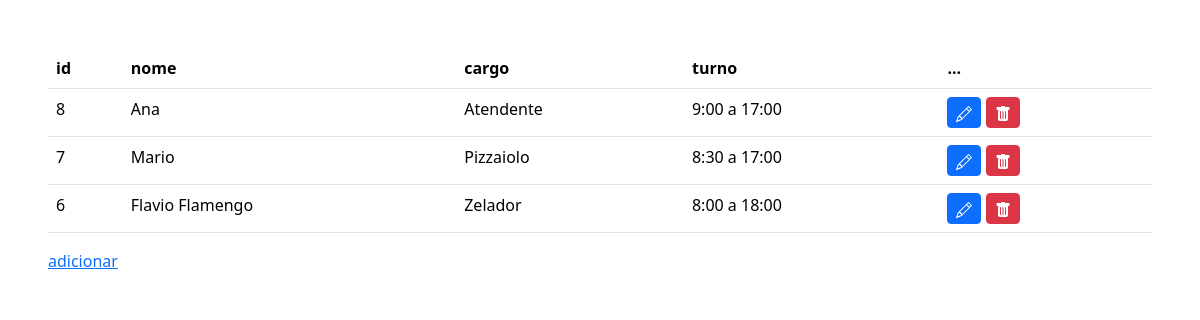
The page /tabela_funcionario.php on the database as committed earlier.
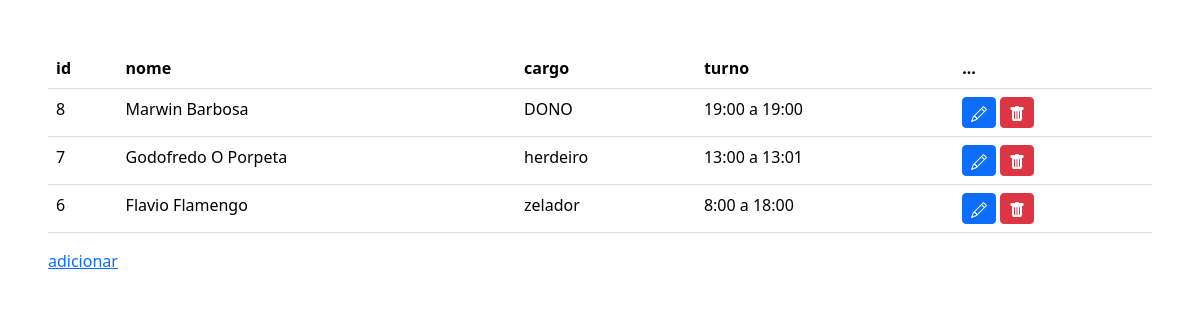
The same page on the database as committed later.
### tables this page shows
CREATE TABLE IF NOT EXISTS `funcionarios` (
  `ID` int NOT NULL AUTO_INCREMENT,
  `Nome` varchar(520) DEFAULT NULL,
  `Cargo` varchar(1200) DEFAULT NULL,
  `Turno` varchar(125) DEFAULT NULL,
  PRIMARY KEY (`ID`)
);

### tabela_funcionario.php (the view, shortened to what this page needs)
<?php
include_once('conexao.php');
$sql = "SELECT * FROM funcionarios ORDER BY id DESC";
$result =$conexao->query($sql);
?>
<!DOCTYPE html>
<html lang="en">
<head>
</head>
<body>
<div class="m-5">
    <table class="table">
      <thead>
<tr><th scope="col">id</th><th scope="col">nome</th><th scope="col">cargo</th><th scope="col">turno</th><th scope="col">...</th>
        </tr>
      </thead>
      <tbody>
        <?php
        while($user_data = mysqli_fetch_assoc($result)){
            echo "<tr>";
            echo "<td>".$user_data['ID']."</td>";
            echo "<td>".$user_data['Nome']."</td>";
            echo "<td>".$user_data['Cargo']."</td>";
            echo "<td>".$user_data['Turno']."</td>";
            echo "<td> <a class=' btn-sm btn btn-primary' href='edit_funcionario.php?ID=$user_data[ID]'>
            <svg xmlns='http://www.w3.org/2000/svg' width='16' height='16' fill='currentColor' class='bi bi-pencil' viewBox='0 0 16 16'>
            <path d='M12.146.146a.5.5 0 0 1 .708 0l3 3a.5.5 0 0 1 0 .708l-10 10a.5.5 0 0 1-.168.11l-5 2a.5.5 0 0 1-.65-.65l2-5a.5.5 0 0 1 .11-.168l10-10zM11.207 2.5 13.5 4.793 14.793 3.5 12.5 1.207 11.207 2.5zm1.586 3L10.5 3.207 4 9.707V10h.5a.5.5 0 0 1 .5.5v.5h.5a.5.5 0 0 1 .5.5v.5h.293l6.5-6.5zm-9.761 5.175-.106.106-1.528 3.821 3.821-1.528.106-.106A.5.5 0 0 1 5 12.5V12h-.5a.5.5 0 0 1-.5-.5V11h-.5a.5.5 0 0 1-.468-.325z'/>
          </svg></a>
                <a class='btn btn-sm btn-danger' href='delete_funcionarios.php?ID=$user_data[ID]'><svg xmlns='http://www.w3.org/2000/svg' width='16' height='16' fill='currentColor' class='bi bi-trash-fill' viewBox='0 0 16 16'>
                <path d='M2.5 1a1 1 0 0 0-1 1v1a1 1 0 0 0 1 1H3v9a2 2 0 0 0 2 2h6a2 2 0 0 0 2-2V4h.5a1 1 0 0 0 1-1V2a1 1 0 0 0-1-1H10a1 1 0 0 0-1-1H7a1 1 0 0 0-1 1H2.5zm3 4a.5.5 0 0 1 .5.5v7a.5.5 0 0 1-1 0v-7a.5.5 0 0 1 .5-.5zM8 5a.5.5 0 0 1 .5.5v7a.5.5 0 0 1-1 0v-7A.5.5 0 0 1 8 5zm3 .5v7a.5.5 0 0 1-1 0v-7a.5.5 0 0 1 1 0z'/>
              </svg> </a>
          </td>";
            echo "</tr>";
        }
         ?>
      </tbody>
    </table>
    <a href="adiciFunci.php">adicionar</a>
</div>
</body>
<link href="https://cdn.jsdelivr.net/npm/bootstrap@5.3.2/dist/css/bootstrap.min.css" rel="stylesheet"
>
</html>

Rows that differ between the two databases and show on the page:
changed funcionarios id 8: Nome "Ana" → "Marwin Barbosa"; Cargo "Atendente" → "DONO"; Turno "9:00 a 17:00" → "19:00 a 19:00"
changed funcionarios id 7: Nome "Mario" → "Godofredo O Porpeta"; Cargo "Pizzaiolo" → "herdeiro"; Turno "8:30 a 17:00" → "13:00 a 13:01"
changed funcionarios "Flavio Flamengo": Cargo "Zelador" → "zelador"
